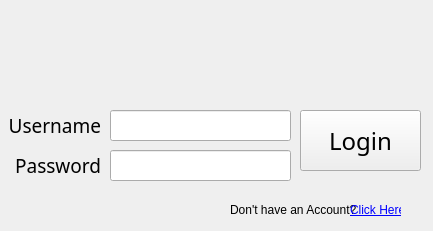
<?xml version="1.0" encoding="UTF-8"?>
<ui version="4.0">
 <class>Form</class>
 <widget class="QWidget" name="Form">
  <property name="geometry">
   <rect>
    <x>0</x>
    <y>0</y>
    <width>433</width>
    <height>231</height>
   </rect>
  </property>
  <property name="windowTitle">
   <string>Form</string>
  </property>
  <widget class="QLabel" name="label_00_logo">
   <property name="geometry">
    <rect>
     <x>5</x>
     <y>10</y>
     <width>420</width>
     <height>80</height>
    </rect>
   </property>
   <property name="font">
    <font>
     <pointsize>17</pointsize>
     <weight>75</weight>
     <bold>true</bold>
    </font>
   </property>
   <property name="text">
    <string>&lt;uAuction Logo&gt;</string>
   </property>
   <property name="alignment">
    <set>Qt::AlignCenter</set>
   </property>
  </widget>
  <widget class="QLabel" name="label_01_username">
   <property name="geometry">
    <rect>
     <x>10</x>
     <y>110</y>
     <width>91</width>
     <height>31</height>
    </rect>
   </property>
   <property name="font">
    <font>
     <family>Rockwell</family>
     <pointsize>14</pointsize>
     <weight>50</weight>
     <bold>false</bold>
    </font>
   </property>
   <property name="text">
    <string>Username</string>
   </property>
   <property name="alignment">
    <set>Qt::AlignRight|Qt::AlignTrailing|Qt::AlignVCenter</set>
   </property>
  </widget>
  <widget class="QLineEdit" name="lineEdit_01_username">
   <property name="geometry">
    <rect>
     <x>110</x>
     <y>110</y>
     <width>181</width>
     <height>31</height>
    </rect>
   </property>
   <property name="font">
    <font>
     <family>Nirmala UI</family>
     <pointsize>12</pointsize>
    </font>
   </property>
   <property name="text">
    <string/>
   </property>
  </widget>
  <widget class="QLabel" name="label_03_noaccount">
   <property name="geometry">
    <rect>
     <x>230</x>
     <y>200</y>
     <width>131</width>
     <height>21</height>
    </rect>
   </property>
   <property name="whatsThis">
    <string>&lt;html&gt;&lt;head/&gt;&lt;body&gt;&lt;pre style=&quot;-qt-paragraph-type:empty; margin-top:12px; margin-bottom:12px; margin-left:0px; margin-right:0px; -qt-block-indent:0; text-indent:0px; font-family:'Courier New,courier';&quot;&gt;&lt;br/&gt;&lt;/pre&gt;&lt;/body&gt;&lt;/html&gt;</string>
   </property>
   <property name="text">
    <string>&lt;html&gt;&lt;head/&gt;&lt;body&gt;&lt;p&gt;Don't have an Account?&lt;/p&gt;&lt;/body&gt;&lt;/html&gt;</string>
   </property>
  </widget>
  <widget class="QLabel" name="label_02_password">
   <property name="geometry">
    <rect>
     <x>10</x>
     <y>150</y>
     <width>91</width>
     <height>31</height>
    </rect>
   </property>
   <property name="font">
    <font>
     <family>Rockwell</family>
     <pointsize>14</pointsize>
     <weight>50</weight>
     <bold>false</bold>
    </font>
   </property>
   <property name="text">
    <string>Password</string>
   </property>
   <property name="alignment">
    <set>Qt::AlignRight|Qt::AlignTrailing|Qt::AlignVCenter</set>
   </property>
  </widget>
  <widget class="QPushButton" name="pushButton_login">
   <property name="geometry">
    <rect>
     <x>300</x>
     <y>110</y>
     <width>121</width>
     <height>61</height>
    </rect>
   </property>
   <property name="font">
    <font>
     <family>Rockwell</family>
     <pointsize>18</pointsize>
     <weight>50</weight>
     <bold>false</bold>
    </font>
   </property>
   <property name="text">
    <string>Login</string>
   </property>
  </widget>
  <widget class="QLineEdit" name="lineEdit_02_password">
   <property name="geometry">
    <rect>
     <x>110</x>
     <y>150</y>
     <width>181</width>
     <height>31</height>
    </rect>
   </property>
   <property name="font">
    <font>
     <family>Nirmala UI</family>
     <pointsize>12</pointsize>
    </font>
   </property>
   <property name="text">
    <string/>
   </property>
  </widget>
  <widget class="QLabel" name="label_03_clickhere">
   <property name="geometry">
    <rect>
     <x>350</x>
     <y>200</y>
     <width>51</width>
     <height>20</height>
    </rect>
   </property>
   <property name="whatsThis">
    <string>&lt;html&gt;&lt;head/&gt;&lt;body&gt;&lt;pre style=&quot;-qt-paragraph-type:empty; margin-top:12px; margin-bottom:12px; margin-left:0px; margin-right:0px; -qt-block-indent:0; text-indent:0px; font-family:'Courier New,courier';&quot;&gt;&lt;br/&gt;&lt;/pre&gt;&lt;/body&gt;&lt;/html&gt;</string>
   </property>
   <property name="text">
    <string>&lt;html&gt;&lt;head/&gt;&lt;body&gt;&lt;p&gt;&lt;a href=&quot;&quot;&gt;&lt;span style=&quot; text-decoration: underline; color:#0000ff;&quot;&gt;Click Here!&lt;/span&gt;&lt;/a&gt;&lt;/p&gt;&lt;/body&gt;&lt;/html&gt;</string>
   </property>
  </widget>
 </widget>
 <tabstops>
  <tabstop>lineEdit_01_username</tabstop>
  <tabstop>lineEdit_02_password</tabstop>
  <tabstop>pushButton_login</tabstop>
 </tabstops>
 <resources/>
 <connections/>
</ui>
